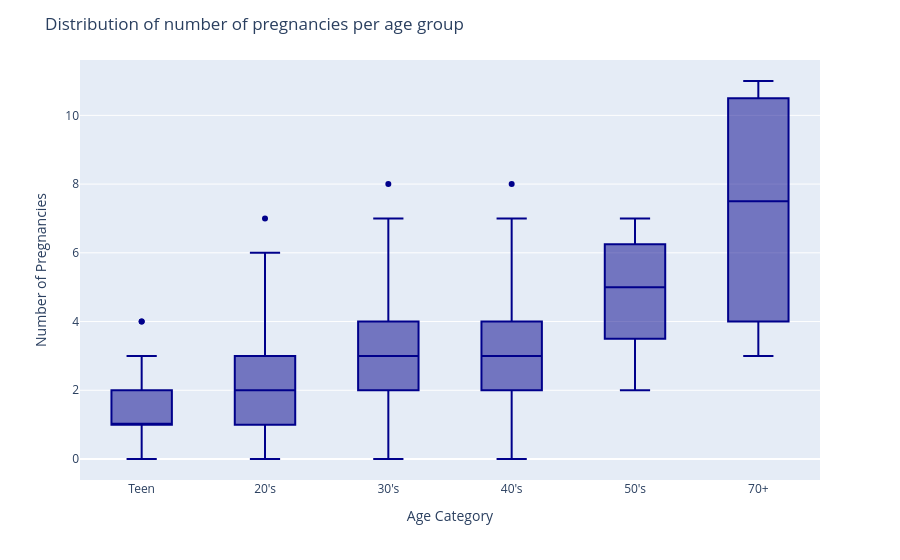

The notebook cell saved with this chart:
### Code cell
age_preg_bar = px.box(
    df.sort_values(by='Age', ascending=True),
    x='age_cat',
    y='Num of pregnancies',
    color_discrete_sequence=['darkblue'],
    points='outliers',
    category_orders={
        "age_cat": ["Teenager", "Twenties", "Thirties", "Forties", "Fifties", "Seventy and over"]
    }
)
age_preg_bar.update_xaxes(title="Age Category")
age_preg_bar.update_yaxes(title="Number of Pregnancies")
age_preg_bar.update_layout(title="Distribution of number of pregnancies per age group")
age_preg_bar.show()

### Figure 1 — Plotly figure (JSON) as saved in the notebook; plotly's stock layout.template omitted (floating-point values rounded to 4 significant figures; data arrays with more than 128 entries replaced by an {"elided": "..."} marker saying what was removed)
{"data": [{"alignmentgroup": "True", "boxpoints": "outliers", "hovertemplate": "age_cat=%{x}<br>Num of pregnancies=%{y}<extra></extra>", "legendgroup": "", "marker": {"color": "darkblue"}, "name": "", "notched": false, "offsetgroup": "", "orientation": "v", "showlegend": false, "type": "box", "x": {"elided": "858 str values"}, "x0": " ", "xaxis": "x", "y": {"elided": "858 int values"}, "y0": " ", "yaxis": "y"}], "layout": {"boxmode": "group", "legend": {"tracegroupgap": 0}, "margin": {"t": 60}, "title": {"text": "Distribution of number of pregnancies per age group"}, "xaxis": {"anchor": "y", "categoryarray": ["Teenager", "Twenties", "Thirties", "Forties", "Fifties", "Seventy and over"], "categoryorder": "array", "domain": [0, 1], "title": {"text": "Age Category"}}, "yaxis": {"anchor": "x", "domain": [0, 1], "title": {"text": "Number of Pregnancies"}}}}
